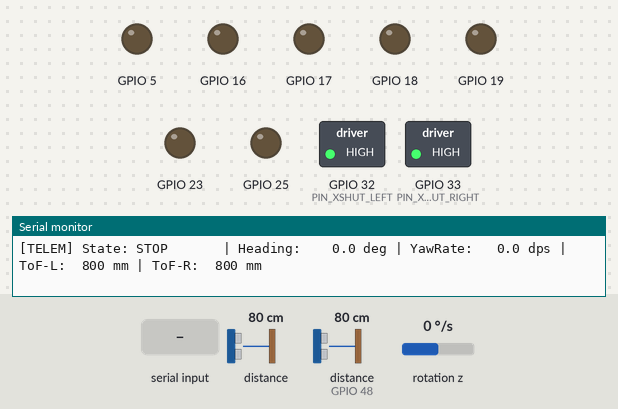
This program was run on a simulated ESP32. Parts: switched loads named in the program (green lamp = pin HIGH), output pins drawn as LEDs (lit = HIGH), the last lines printed to the serial monitor. Wiring (inferred from the names in the program): MPU-6050 motion sensor at I2C address 0x68. Dashed ring = blinking. The inputs (shaded band) are chosen by the test bench; at power-on: distance to the obstacle 80 cm, distance to the obstacle (sensor on GPIO 48) 80 cm, rotation z 0 °/s.

Above: at 3.4 s.
3.5 s: "s" received over Serial
At 4.5 s:
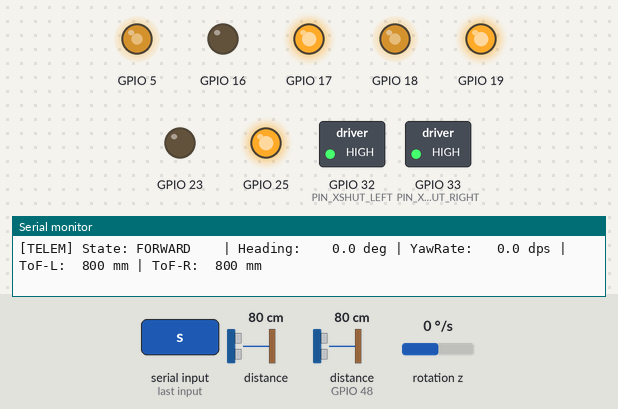
5.1 s: distance to the obstacle (sensor 0) set to 19 cm
6.6 s: distance to the obstacle (sensor 0) set to 16 cm
At 7.6 s:
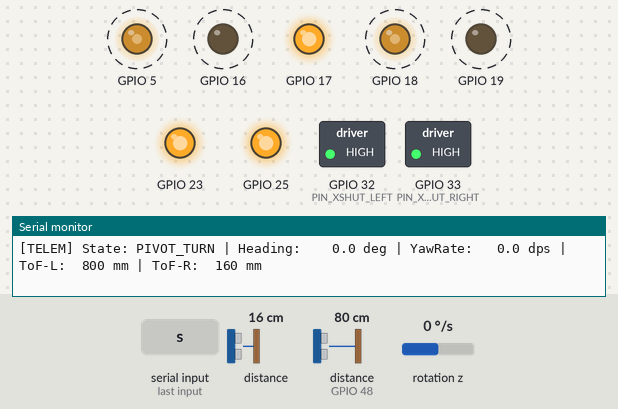
9.6 s: distance to the obstacle (sensor on GPIO 48) set to 18 cm
12.6 s: distance to the obstacle (sensor on GPIO 48) set to 14 cm
At 15.3 s:
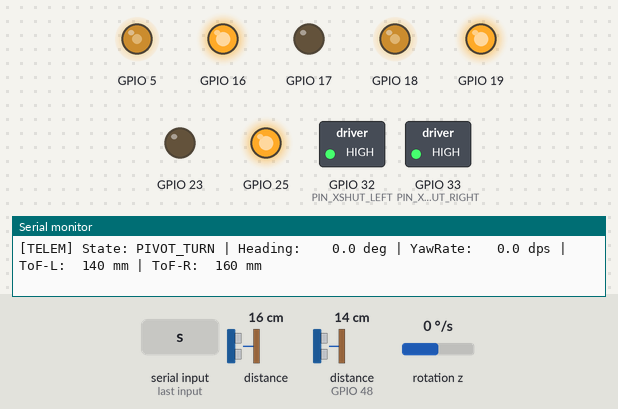
15.6 s: distance to the obstacle (sensor 0) set to 12 cm
At 18.3 s:
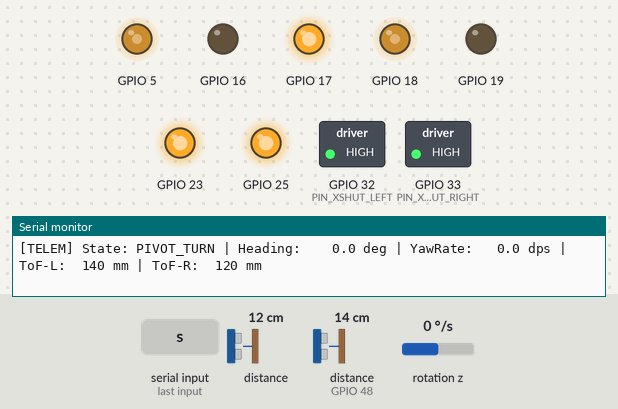
Timing chart, 0 to 19.5 s (numbered marks = the images above; inputs shaded):
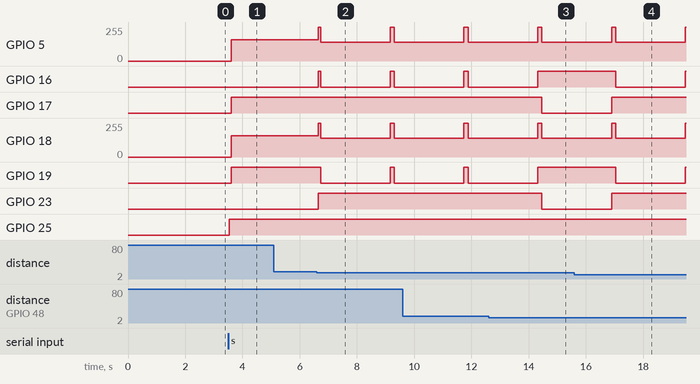

Measured:
- the behaviour switches between 18 and 17 cm on distance to the obstacle (sensor 0) (found by bisection; images 1 and 2)
- the behaviour switches between 16 and 15 cm on distance to the obstacle (sensor on GPIO 48) (found by bisection; images 2 and 3)
- the behaviour switches between 15 and 14 cm on distance to the obstacle (sensor 0) (found by bisection; images 3 and 4)
- after the input at 3.5 s, GPIO 5, GPIO 18: 0/255 → 159/255 after 0.11 s; GPIO 17, GPIO 19: LOW → HIGH after 0.11 s; GPIO 25: LOW → HIGH at once
- after the input at 6.6 s, GPIO 5, GPIO 18: alternates 255/255 for 0.11 s and 139/255 for 2.4 s, starting after 0.05 s; GPIO 16: alternates HIGH for 0.11 s and LOW for 2.4 s, starting after 0.05 s; GPIO 19: HIGH → LOW after 0.13 s, → HIGH 2.4 s later, → LOW 0.13 s later; GPIO 23: LOW → HIGH after 0.05 s
- after the input at 12.6 s, GPIO 16, GPIO 19: goes on until 14.3 s, then stays HIGH; GPIO 17, GPIO 23: HIGH → LOW after 1.9 s
- after the input at 15.6 s, GPIO 16, GPIO 19: HIGH → LOW after 1.4 s, → HIGH 2.4 s later; GPIO 17, GPIO 23: goes on until 16.9 s, then stays HIGH

The program:

main.cpp
```cpp
#include <Arduino.h>
#include "robot_config.h"
#include "tb6612_driver.h"
#include "sensor_manager.h"
#include "navigation_controller.h"

// Hardware and logic instances
TB6612Driver motors;
SensorManager sensors;
NavigationController nav(sensors, motors);

uint32_t lastLoopTime = 0;
uint32_t lastTelemetryTime = 0;

void printTelemetry() {
    const SensorReadings& r = sensors.getReadings();
    const char* stateStr = "UNKNOWN";
    switch (nav.getState()) {
        case NAV_STOP:       stateStr = "STOP"; break;
        case NAV_FORWARD:    stateStr = "FORWARD"; break;
        case NAV_BACKUP:     stateStr = "BACKUP"; break;
        case NAV_PIVOT_TURN: stateStr = "PIVOT_TURN"; break;
        case NAV_EMERGENCY:  stateStr = "EMERGENCY"; break;
    }

    Serial.printf("[TELEM] State: %-10s | Heading: %6.1f deg | YawRate: %5.1f dps | ToF-L: %4d mm | ToF-R: %4d mm\n",
                  stateStr, r.headingDeg, r.yawRateDps, r.distLeftMm, r.distRightMm);
}

void handleSerialCommands() {
    if (!Serial.available()) return;
    char cmd = (char)Serial.read();

    switch (cmd) {
        case 's':
        case 'S':
            Serial.println("[CMD] Starting Autonomous Mode...");
            nav.start();
            break;

        case 'x':
        case 'X':
            Serial.println("[CMD] Stopping Robot (Brake)...");
            nav.stop();
            break;

        case 'c':
        case 'C':
            nav.stop();
            sensors.calibrateGyro(200);
            break;

        case 'r':
        case 'R':
            sensors.resetHeading();
            Serial.println("[CMD] Heading reset to 0.0 deg");
            break;

        case 'h':
        case 'H':
        case '?':
            Serial.println("\n--- Available Serial Commands ---");
            Serial.println("  s : Start autonomous navigation");
            Serial.println("  x : Emergency stop / Brake");
            Serial.println("  c : Re-calibrate gyro bias");
            Serial.println("  r : Reset current heading to 0");
            Serial.println("---------------------------------\n");
            break;

        default:
            break;
    }
}

void setup() {
    Serial.begin(115200);
    delay(1000);

    Serial.println("\n==============================================");
    Serial.println("   2WD MINI AUTONOMOUS ROBOT - FIRMWARE v2.0  ");
    Serial.println("   ESP32 Unified Architecture (< S/. 100)     ");
    Serial.println("==============================================\n");

    // 1. Initialize Motors (safe standby)
    Serial.println("[BOOT] Initializing TB6612FNG Motor Driver...");
    motors.begin();

    // 2. Initialize Sensors (I2C, ToF XSHUT, MPU6050)
    Serial.println("[BOOT] Initializing I2C & Sensors...");
    if (!sensors.begin()) {
        Serial.println("[FATAL] Sensor bus error. Check 3.3V power and I2C wiring.");
    }

    // 3. Calibrate Gyro Offset
    sensors.calibrateGyro(200);

    // 4. Initialize Navigation Controller
    nav.begin();

    Serial.println("\n[SYSTEM READY] Type 's' + Enter in Serial Monitor to begin.");
    lastLoopTime = millis();
}

void loop() {
    uint32_t now = millis();
    uint32_t dtMs = now - lastLoopTime;

    // Deterministic 50 Hz control loop (every 20 ms)
    if (dtMs >= Config::CONTROL_LOOP_MS) {
        lastLoopTime = now;
        float dtSec = (float)dtMs / 1000.0f;

        // 1. Read sensors and integrate heading
        sensors.update(dtSec);

        // 2. Run navigation state machine
        nav.update(dtSec);

        // 3. Periodic Telemetry (every 250 ms)
        if (now - lastTelemetryTime >= 250) {
            lastTelemetryTime = now;
            printTelemetry();
        }
    }

    // Handle user inputs via Serial
    handleSerialCommands();
}
```

navigation_controller.h
```cpp
#pragma once

#include <Arduino.h>
#include "robot_config.h"
#include "sensor_manager.h"
#include "tb6612_driver.h"

enum NavState {
    NAV_STOP,
    NAV_FORWARD,
    NAV_BACKUP,
    NAV_PIVOT_TURN,
    NAV_EMERGENCY
};

/**
 * @class NavigationController
 * @brief Autonomous navigation state machine featuring gyro-stabilized heading hold
 *        and dual ToF obstacle avoidance.
 */
class NavigationController {
public:
    NavigationController(SensorManager& sensors, TB6612Driver& motors);

    /**
     * @brief Initialize controller variables and target heading.
     */
    void begin();

    /**
     * @brief Execute one iteration of the navigation state machine.
     * @param dtSec Elapsed time in seconds since previous step.
     */
    void update(float dtSec);

    /**
     * @brief Start autonomous roaming mode.
     */
    void start();

    /**
     * @brief Stop robot and transition to idle.
     */
    void stop();

    NavState getState() const { return _state; }

private:
    SensorManager& _sensors;
    TB6612Driver& _motors;

    NavState _state;
    float _targetHeading;
    float _headingIntegral;
    uint32_t _stateTimer;

    int16_t _baseForwardSpeed = 160; // Base forward PWM for TT motors (smooth cruise)

    void handleForward(const SensorReadings& readings, float dtSec);
    void handlePivotTurn(const SensorReadings& readings);
    void handleBackup();
};
```

sensor_manager.h
```cpp
#pragma once

#include <Arduino.h>
#include <Wire.h>
#include <Adafruit_VL53L0X.h>
#include "robot_config.h"

/**
 * @struct SensorReadings
 * @brief Aggregated readings from perception and inertial sensors.
 */
struct SensorReadings {
    uint16_t distLeftMm;   // Distance measured by Left ToF (0 - 2000 mm)
    uint16_t distRightMm;  // Distance measured by Right ToF (0 - 2000 mm)
    float yawRateDps;      // Angular velocity around Z axis (degrees/sec)
    float headingDeg;      // Integrated heading angle (degrees)
    bool leftValid;        // True if left reading is valid
    bool rightValid;       // True if right reading is valid
};

/**
 * @class SensorManager
 * @brief Orchestrates I2C initialization, sequential ToF XSHUT address assignment,
 *        and MPU6050 gyro drift calibration.
 */
class SensorManager {
public:
    SensorManager();

    /**
     * @brief Initialize I2C bus, boot ToF sensors sequentially, and wake MPU6050.
     * @return true if all devices initialized successfully.
     */
    bool begin();

    /**
     * @brief Calibrate gyro bias while robot is stationary (runs in setup).
     * @param samples Number of samples to average (default: 200).
     */
    void calibrateGyro(uint16_t samples = 200);

    /**
     * @brief Update sensor readings and integrate heading. Call at periodic interval (e.g. 50Hz).
     * @param dtSec Time delta since last update in seconds.
     */
    void update(float dtSec);

    /**
     * @brief Reset integrated heading angle to zero.
     */
    void resetHeading();

    /**
     * @brief Get the latest aggregated sensor readings.
     */
    const SensorReadings& getReadings() const { return _readings; }

private:
    Adafruit_VL53L0X _tofLeft;
    Adafruit_VL53L0X _tofRight;
    SensorReadings _readings;

    float _gyroZOffset;
    float _currentHeading;

    bool initMPU6050();
    float readRawGyroZ();
};
```

navigation_controller.cpp
```cpp
#include "navigation_controller.h"

NavigationController::NavigationController(SensorManager& sensors, TB6612Driver& motors)
    : _sensors(sensors), _motors(motors), _state(NAV_STOP),
      _targetHeading(0.0f), _headingIntegral(0.0f), _stateTimer(0) {}

void NavigationController::begin() {
    _state = NAV_STOP;
    _targetHeading = 0.0f;
    _headingIntegral = 0.0f;
    _motors.stop();
}

void NavigationController::start() {
    _targetHeading = _sensors.getReadings().headingDeg;
    _headingIntegral = 0.0f;
    _state = NAV_FORWARD;
    _motors.enable();
    Serial.println("[NAV] Autonomous Navigation Started - Moving FORWARD");
}

void NavigationController::stop() {
    _state = NAV_STOP;
    _motors.stop();
    Serial.println("[NAV] Autonomous Navigation Stopped");
}

void NavigationController::update(float dtSec) {
    const SensorReadings& readings = _sensors.getReadings();

    switch (_state) {
        case NAV_STOP:
            _motors.stop();
            break;

        case NAV_FORWARD:
            handleForward(readings, dtSec);
            break;

        case NAV_BACKUP:
            handleBackup();
            break;

        case NAV_PIVOT_TURN:
            handlePivotTurn(readings);
            break;

        case NAV_EMERGENCY:
            _motors.brake();
            break;
    }
}

void NavigationController::handleForward(const SensorReadings& readings, float dtSec) {
    // 1. Critical proximity check -> Emergency reverse
    if (readings.distLeftMm < Config::TOF_CRITICAL_DIST_MM ||
        readings.distRightMm < Config::TOF_CRITICAL_DIST_MM) {
        Serial.printf("[NAV] Critical distance detected (L:%d, R:%d mm) -> BACKUP\n",
                      readings.distLeftMm, readings.distRightMm);
        _motors.brake();
        _state = NAV_BACKUP;
        _stateTimer = millis();
        return;
    }

    // 2. Obstacle threshold check -> Prepare pivot turn
    if (readings.distLeftMm < Config::TOF_OBSTACLE_DIST_MM ||
        readings.distRightMm < Config::TOF_OBSTACLE_DIST_MM) {
        _motors.brake();
        _state = NAV_PIVOT_TURN;

        // Turn away from the closer obstacle (compare left vs right clearance)
        if (readings.distLeftMm < readings.distRightMm) {
            // Left is blocked -> Turn Right (+90 degrees)
            _targetHeading = readings.headingDeg + 90.0f;
            Serial.printf("[NAV] Obstacle on Left (%d mm). Turning RIGHT to target %.1f deg\n",
                          readings.distLeftMm, _targetHeading);
        } else {
            // Right is blocked -> Turn Left (-90 degrees)
            _targetHeading = readings.headingDeg - 90.0f;
            Serial.printf("[NAV] Obstacle on Right (%d mm). Turning LEFT to target %.1f deg\n",
                          readings.distRightMm, _targetHeading);
        }
        _stateTimer = millis();
        return;
    }

    // 3. Gyro-assisted Heading Hold Control (Straight line stabilization)
    float headingError = _targetHeading - readings.headingDeg;
    _headingIntegral += headingError * dtSec;
    _headingIntegral = constrain(_headingIntegral, -20.0f, 20.0f); // Anti-windup

    float correction = (Config::HEADING_KP * headingError) + (Config::HEADING_KI * _headingIntegral);
    correction = constrain(correction, -60.0f, 60.0f);

    int16_t speedLeft  = (int16_t)(_baseForwardSpeed - correction);
    int16_t speedRight = (int16_t)(_baseForwardSpeed + correction);

    _motors.setMotors(speedLeft, speedRight);
}

void NavigationController::handleBackup() {
    // Reverse for 250 ms to clear obstacle clearance cone
    if (millis() - _stateTimer < 250) {
        _motors.setMotors(-150, -150);
    } else {
        _motors.brake();
        const SensorReadings& readings = _sensors.getReadings();
        _state = NAV_PIVOT_TURN;
        // Turn 90 degrees away
        _targetHeading = readings.headingDeg + (readings.distLeftMm < readings.distRightMm ? 90.0f : -90.0f);
        _stateTimer = millis();
    }
}

void NavigationController::handlePivotTurn(const SensorReadings& readings) {
    float error = _targetHeading - readings.headingDeg;

    // Check if target angle is reached within 3 degrees tolerance
    if (fabs(error) <= 3.0f || (millis() - _stateTimer > 2500)) {
        // Turn completed or timeout safeguard reached
        _motors.brake();
        _targetHeading = readings.headingDeg;
        _headingIntegral = 0.0f;
        _state = NAV_FORWARD;
        Serial.printf("[NAV] Turn complete. Resuming FORWARD at heading %.1f deg\n", _targetHeading);
        return;
    }

    // Rotate in place (differential opposite wheel directions)
    if (error > 0) {
        // Clockwise turn (Left motor forward, Right motor reverse)
        _motors.setMotors((int16_t)Config::ROTATION_SPEED_PWM, -(int16_t)Config::ROTATION_SPEED_PWM);
    } else {
        // Counter-clockwise turn (Left motor reverse, Right motor forward)
        _motors.setMotors(-(int16_t)Config::ROTATION_SPEED_PWM, (int16_t)Config::ROTATION_SPEED_PWM);
    }
}
```

sensor_manager.cpp
```cpp
#include "sensor_manager.h"

SensorManager::SensorManager()
    : _gyroZOffset(0.0f), _currentHeading(0.0f) {
    _readings = {2000, 2000, 0.0f, 0.0f, false, false};
}

bool SensorManager::begin() {
    // 1. Initialize I2C Bus at 400 kHz
    Wire.begin(Config::PIN_I2C_SDA, Config::PIN_I2C_SCL, Config::I2C_FREQ);
    delay(50);

    // 2. Hardware reset of both ToF sensors via XSHUT pins
    pinMode(Config::PIN_XSHUT_LEFT, OUTPUT);
    pinMode(Config::PIN_XSHUT_RIGHT, OUTPUT);
    digitalWrite(Config::PIN_XSHUT_LEFT, LOW);
    digitalWrite(Config::PIN_XSHUT_RIGHT, LOW);
    delay(20);

    // 3. Initialize MPU6050
    bool mpuOk = initMPU6050();
    if (!mpuOk) {
        Serial.println("[ERROR] MPU6050 initialization failed at 0x68");
    } else {
        Serial.println("[OK] MPU6050 detected and configured");
    }

    // 4. Sequential Boot of Left ToF (Reassign address to 0x30)
    digitalWrite(Config::PIN_XSHUT_LEFT, HIGH);
    delay(15);
    bool tofLeftOk = _tofLeft.begin(Config::ADDR_TOF_LEFT, false, &Wire);
    if (!tofLeftOk) {
        Serial.printf("[ERROR] Left ToF failed to initialize at 0x%02X\n", Config::ADDR_TOF_LEFT);
    } else {
        Serial.printf("[OK] Left ToF initialized and reassigned to 0x%02X\n", Config::ADDR_TOF_LEFT);
    }

    // 5. Sequential Boot of Right ToF (Keep default address 0x29)
    digitalWrite(Config::PIN_XSHUT_RIGHT, HIGH);
    delay(15);
    bool tofRightOk = _tofRight.begin(Config::ADDR_TOF_RIGHT, false, &Wire);
    if (!tofRightOk) {
        Serial.printf("[ERROR] Right ToF failed to initialize at 0x%02X\n", Config::ADDR_TOF_RIGHT);
    } else {
        Serial.printf("[OK] Right ToF initialized at default 0x%02X\n", Config::ADDR_TOF_RIGHT);
    }

    return mpuOk && tofLeftOk && tofRightOk;
}

bool SensorManager::initMPU6050() {
    // Check communication with WHO_AM_I register (0x75)
    Wire.beginTransmission(Config::ADDR_MPU6050);
    Wire.write(0x75);
    if (Wire.endTransmission(false) != 0) return false;

    Wire.requestFrom(Config::ADDR_MPU6050, (uint8_t)1);
    if (!Wire.available()) return false;
    uint8_t whoAmI = Wire.read();
    if (whoAmI != 0x68 && whoAmI != 0x70 && whoAmI != 0x72) {
        Serial.printf("[WARN] Unexpected MPU6050 WHO_AM_I: 0x%02X\n", whoAmI);
    }

    // Wake up MPU6050 (PWR_MGMT_1 = 0x00)
    Wire.beginTransmission(Config::ADDR_MPU6050);
    Wire.write(0x6B);
    Wire.write(0x00);
    Wire.endTransmission();
    delay(10);

    // Set Digital Low Pass Filter to ~42 Hz (CONFIG = 0x03)
    Wire.beginTransmission(Config::ADDR_MPU6050);
    Wire.write(0x1A);
    Wire.write(0x03);
    Wire.endTransmission();

    // Set Gyro Range to +/- 500 deg/s (GYRO_CONFIG = 0x08 -> 65.5 LSB / deg/s)
    Wire.beginTransmission(Config::ADDR_MPU6050);
    Wire.write(0x1B);
    Wire.write(0x08);
    Wire.endTransmission();

    return true;
}

float SensorManager::readRawGyroZ() {
    Wire.beginTransmission(Config::ADDR_MPU6050);
    Wire.write(0x47); // GYRO_ZOUT_H register
    if (Wire.endTransmission(false) != 0) return 0.0f;

    Wire.requestFrom(Config::ADDR_MPU6050, (uint8_t)2);
    if (Wire.available() < 2) return 0.0f;

    int16_t rawZ = (Wire.read() << 8) | Wire.read();
    return ((float)rawZ) / 65.5f; // Convert LSB to degrees/sec
}

void SensorManager::calibrateGyro(uint16_t samples) {
    Serial.println("[INFO] Calibrating MPU6050 gyro bias... KEEP ROBOT STILL");
    float sum = 0.0f;
    for (uint16_t i = 0; i < samples; ++i) {
        sum += readRawGyroZ();
        delay(5);
    }
    _gyroZOffset = sum / (float)samples;
    _currentHeading = 0.0f;
    Serial.printf("[OK] Gyro Z offset calibrated: %.3f deg/s\n", _gyroZOffset);
}

void SensorManager::update(float dtSec) {
    // 1. Gyroscope reading & integration
    float rawRate = readRawGyroZ();
    float correctedRate = rawRate - _gyroZOffset;

    // Small deadband to reject micro noise during standstill
    if (fabs(correctedRate) < 0.25f) {
        correctedRate = 0.0f;
    }

    _readings.yawRateDps = correctedRate;
    _currentHeading += correctedRate * dtSec;
    _readings.headingDeg = _currentHeading;

    // 2. Read Left ToF (VL53L0X)
    VL53L0X_RangingMeasurementData_t measureLeft;
    _tofLeft.rangingTest(&measureLeft, false);
    if (measureLeft.RangeStatus != 4) { // 4 = out of range / phase fail
        _readings.distLeftMm = measureLeft.RangeMilliMeter;
        _readings.leftValid = true;
    } else {
        _readings.distLeftMm = 2000;
        _readings.leftValid = false;
    }

    // 3. Read Right ToF (VL53L0X)
    VL53L0X_RangingMeasurementData_t measureRight;
    _tofRight.rangingTest(&measureRight, false);
    if (measureRight.RangeStatus != 4) {
        _readings.distRightMm = measureRight.RangeMilliMeter;
        _readings.rightValid = true;
    } else {
        _readings.distRightMm = 2000;
        _readings.rightValid = false;
    }
}

void SensorManager::resetHeading() {
    _currentHeading = 0.0f;
    _readings.headingDeg = 0.0f;
}
```

tb6612_driver.h
```cpp
#pragma once

#include <Arduino.h>
#include "robot_config.h"

/**
 * @class TB6612Driver
 * @brief Hardware abstraction layer for the TB6612FNG dual DC motor driver on ESP32.
 */
class TB6612Driver {
public:
    TB6612Driver();

    /**
     * @brief Configure GPIOs, initialize LEDC PWM channels, and place driver in standby.
     */
    void begin();

    /**
     * @brief Enable the H-bridges (takes driver out of standby mode).
     */
    void enable();

    /**
     * @brief Put the driver in standby (high-impedance outputs, saves battery).
     */
    void standby();

    /**
     * @brief Set speeds for both differential motors.
     * @param speedLeft  Value between -255 (full reverse) and +255 (full forward).
     * @param speedRight Value between -255 (full reverse) and +255 (full forward).
     */
    void setMotors(int16_t speedLeft, int16_t speedRight);

    /**
     * @brief Active electronic brake on both motors (shorts motor terminals to GND).
     */
    void brake();

    /**
     * @brief Coast both motors to a stop (PWM = 0).
     */
    void stop();

private:
    bool _enabled;
    const int16_t _deadband = 45; // Minimum PWM required to overcome static gearbox friction

    void setLeftMotor(int16_t speed);
    void setRightMotor(int16_t speed);
    void writePwm(uint8_t channel, int pin, uint8_t value);
};
```

Source omitted: robot_config.h (2479 bytes), tb6612_driver.cpp (3867 bytes)
